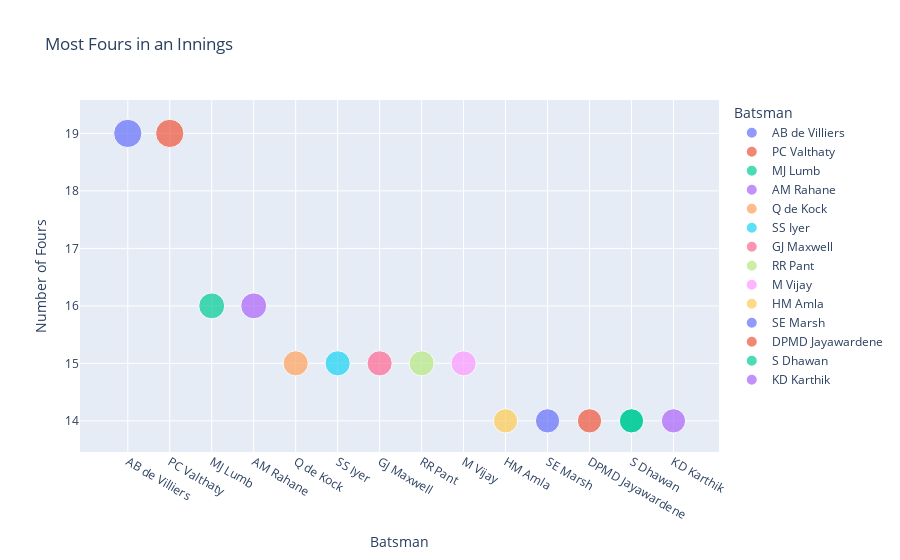

Source (notebook cell):
### Code cell
# Most fours in an innings
def calc_most_fours_in_innings(team):
    most_fours_in_innings_df = deliveries_df[["match_id", "batsman", "batsman_runs", "batting_team"]]
    most_fours_in_innings_df = most_fours_in_innings_df.loc[most_fours_in_innings_df["batsman_runs"]==4]
    
    if team == "ALL":
        return most_fours_in_innings_df.groupby(["match_id", "batsman"]).batsman_runs.count().sort_values(ascending=False).reset_index().head(15)
    
    else:
        most_fours_in_innings_df = most_fours_in_innings_df.loc[most_fours_in_innings_df["batting_team"]==team]
        return most_fours_in_innings_df.groupby(["match_id", "batsman"]).batsman_runs.count().sort_values(ascending=False).reset_index().heat(15)

most_fours_in_innings_df = calc_most_fours_in_innings("ALL")
px.scatter(data_frame=most_fours_in_innings_df, x="batsman", y="batsman_runs", size="batsman_runs", color="batsman", title="Most Fours in an Innings", labels={"batsman": "Batsman", "batsman_runs": "Number of Fours"})

### Figure 1 — Plotly figure (JSON) as saved in the notebook; plotly's stock layout.template omitted (floating-point values rounded to 4 significant figures)
{"data": [{"hovertemplate": "Batsman=%{x}<br>Number of Fours=%{marker.size}<extra></extra>", "legendgroup": "AB de Villiers", "marker": {"color": "#636efa", "size": [19], "sizemode": "area", "sizeref": 0.0475, "symbol": "circle"}, "mode": "markers", "name": "AB de Villiers", "orientation": "v", "showlegend": true, "type": "scatter", "x": ["AB de Villiers"], "xaxis": "x", "y": [19], "yaxis": "y"}, {"hovertemplate": "Batsman=%{x}<br>Number of Fours=%{marker.size}<extra></extra>", "legendgroup": "PC Valthaty", "marker": {"color": "#EF553B", "size": [19], "sizemode": "area", "sizeref": 0.0475, "symbol": "circle"}, "mode": "markers", "name": "PC Valthaty", "orientation": "v", "showlegend": true, "type": "scatter", "x": ["PC Valthaty"], "xaxis": "x", "y": [19], "yaxis": "y"}, {"hovertemplate": "Batsman=%{x}<br>Number of Fours=%{marker.size}<extra></extra>", "legendgroup": "MJ Lumb", "marker": {"color": "#00cc96", "size": [16], "sizemode": "area", "sizeref": 0.0475, "symbol": "circle"}, "mode": "markers", "name": "MJ Lumb", "orientation": "v", "showlegend": true, "type": "scatter", "x": ["MJ Lumb"], "xaxis": "x", "y": [16], "yaxis": "y"}, {"hovertemplate": "Batsman=%{x}<br>Number of Fours=%{marker.size}<extra></extra>", "legendgroup": "AM Rahane", "marker": {"color": "#ab63fa", "size": [16], "sizemode": "area", "sizeref": 0.0475, "symbol": "circle"}, "mode": "markers", "name": "AM Rahane", "orientation": "v", "showlegend": true, "type": "scatter", "x": ["AM Rahane"], "xaxis": "x", "y": [16], "yaxis": "y"}, {"hovertemplate": "Batsman=%{x}<br>Number of Fours=%{marker.size}<extra></extra>", "legendgroup": "Q de Kock", "marker": {"color": "#FFA15A", "size": [15], "sizemode": "area", "sizeref": 0.0475, "symbol": "circle"}, "mode": "markers", "name": "Q de Kock", "orientation": "v", "showlegend": true, "type": "scatter", "x": ["Q de Kock"], "xaxis": "x", "y": [15], "yaxis": "y"}, {"hovertemplate": "Batsman=%{x}<br>Number of Fours=%{marker.size}<extra></extra>", "legendgroup": "SS Iyer", "marker": {"color": "#19d3f3", "size": [15], "sizemode": "area", "sizeref": 0.0475, "symbol": "circle"}, "mode": "markers", "name": "SS Iyer", "orientation": "v", "showlegend": true, "type": "scatter", "x": ["SS Iyer"], "xaxis": "x", "y": [15], "yaxis": "y"}, {"hovertemplate": "Batsman=%{x}<br>Number of Fours=%{marker.size}<extra></extra>", "legendgroup": "GJ Maxwell", "marker": {"color": "#FF6692", "size": [15], "sizemode": "area", "sizeref": 0.0475, "symbol": "circle"}, "mode": "markers", "name": "GJ Maxwell", "orientation": "v", "showlegend": true, "type": "scatter", "x": ["GJ Maxwell"], "xaxis": "x", "y": [15], "yaxis": "y"}, {"hovertemplate": "Batsman=%{x}<br>Number of Fours=%{marker.size}<extra></extra>", "legendgroup": "RR Pant", "marker": {"color": "#B6E880", "size": [15], "sizemode": "area", "sizeref": 0.0475, "symbol": "circle"}, "mode": "markers", "name": "RR Pant", "orientation": "v", "showlegend": true, "type": "scatter", "x": ["RR Pant"], "xaxis": "x", "y": [15], "yaxis": "y"}, {"hovertemplate": "Batsman=%{x}<br>Number of Fours=%{marker.size}<extra></extra>", "legendgroup": "M Vijay", "marker": {"color": "#FF97FF", "size": [15], "sizemode": "area", "sizeref": 0.0475, "symbol": "circle"}, "mode": "markers", "name": "M Vijay", "orientation": "v", "showlegend": true, "type": "scatter", "x": ["M Vijay"], "xaxis": "x", "y": [15], "yaxis": "y"}, {"hovertemplate": "Batsman=%{x}<br>Number of Fours=%{marker.size}<extra></extra>", "legendgroup": "HM Amla", "marker": {"color": "#FECB52", "size": [14], "sizemode": "area", "sizeref": 0.0475, "symbol": "circle"}, "mode": "markers", "name": "HM Amla", "orientation": "v", "showlegend": true, "type": "scatter", "x": ["HM Amla"], "xaxis": "x", "y": [14], "yaxis": "y"}, {"hovertemplate": "Batsman=%{x}<br>Number of Fours=%{marker.size}<extra></extra>", "legendgroup": "SE Marsh", "marker": {"color": "#636efa", "size": [14], "sizemode": "area", "sizeref": 0.0475, "symbol": "circle"}, "mode": "markers", "name": "SE Marsh", "orientation": "v", "showlegend": true, "type": "scatter", "x": ["SE Marsh"], "xaxis": "x", "y": [14], "yaxis": "y"}, {"hovertemplate": "Batsman=%{x}<br>Number of Fours=%{marker.size}<extra></extra>", "legendgroup": "DPMD Jayawardene", "marker": {"color": "#EF553B", "size": [14], "sizemode": "area", "sizeref": 0.0475, "symbol": "circle"}, "mode": "markers", "name": "DPMD Jayawardene", "orientation": "v", "showlegend": true, "type": "scatter", "x": ["DPMD Jayawardene"], "xaxis": "x", "y": [14], "yaxis": "y"}, {"hovertemplate": "Batsman=%{x}<br>Number of Fours=%{marker.size}<extra></extra>", "legendgroup": "S Dhawan", "marker": {"color": "#00cc96", "size": [14, 14], "sizemode": "area", "sizeref": 0.0475, "symbol": "circle"}, "mode": "markers", "name": "S Dhawan", "orientation": "v", "showlegend": true, "type": "scatter", "x": ["S Dhawan", "S Dhawan"], "xaxis": "x", "y": [14, 14], "yaxis": "y"}, {"hovertemplate": "Batsman=%{x}<br>Number of Fours=%{marker.size}<extra></extra>", "legendgroup": "KD Karthik", "marker": {"color": "#ab63fa", "size": [14], "sizemode": "area", "sizeref": 0.0475, "symbol": "circle"}, "mode": "markers", "name": "KD Karthik", "orientation": "v", "showlegend": true, "type": "scatter", "x": ["KD Karthik"], "xaxis": "x", "y": [14], "yaxis": "y"}], "layout": {"legend": {"itemsizing": "constant", "title": {"text": "Batsman"}, "tracegroupgap": 0}, "title": {"text": "Most Fours in an Innings"}, "xaxis": {"anchor": "y", "categoryarray": ["AB de Villiers", "PC Valthaty", "MJ Lumb", "AM Rahane", "Q de Kock", "SS Iyer", "GJ Maxwell", "RR Pant", "M Vijay", "HM Amla", "SE Marsh", "DPMD Jayawardene", "S Dhawan", "KD Karthik"], "categoryorder": "array", "domain": [0, 1], "title": {"text": "Batsman"}}, "yaxis": {"anchor": "x", "domain": [0, 1], "title": {"text": "Number of Fours"}}}}
